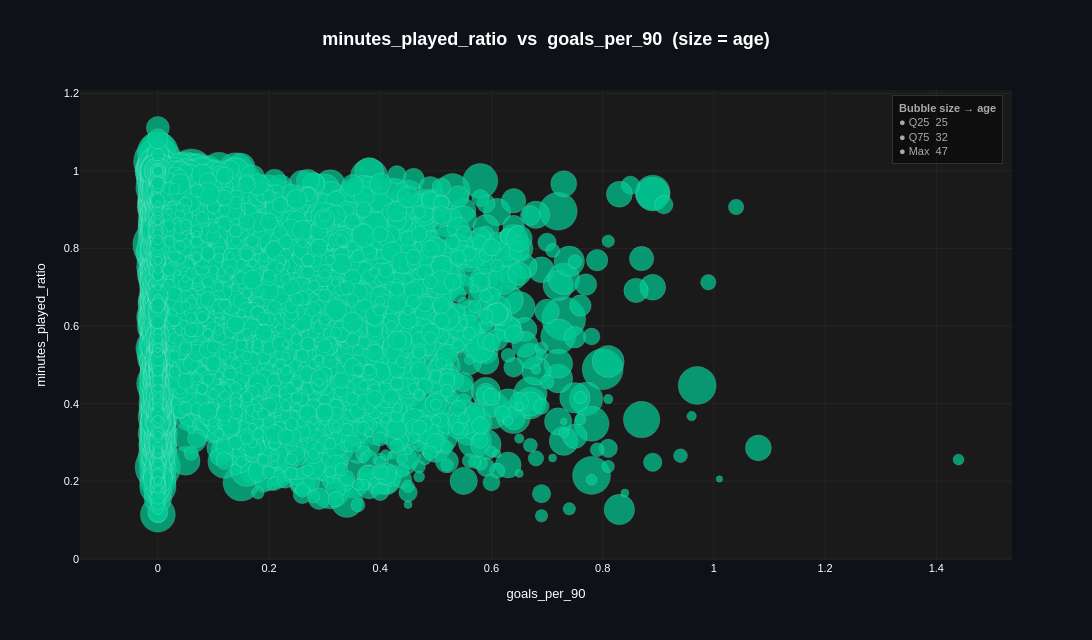

The cell this chart's notebook holds for it:
### Code cell
test_bubble = bubble_plot(df=test, x='goals_per_90', y='minutes_played_ratio', size='age')
test_bubble

### Figure 1 — Plotly figure (JSON) as saved in the notebook; plotly's stock layout.template omitted (floating-point values rounded to 4 significant figures; data arrays with more than 128 entries replaced by an {"elided": "..."} marker saying what was removed)
{"data": [{"customdata": {"elided": "9774 float values"}, "hovertemplate": "<b>goals_per_90</b>: %{x}<br><b>minutes_played_ratio</b>: %{y}<br><b>age</b>: %{customdata:.3g}<extra></extra>", "marker": {"color": "#00CC96", "line": {"color": "rgba(255,255,255,0.25)", "width": 0.8}, "opacity": 0.7, "size": {"elided": "9774 float values"}}, "mode": "markers", "name": "", "showlegend": false, "type": "scatter", "x": {"elided": "9774 float values"}, "y": {"elided": "9774 float values"}}], "layout": {"annotations": [{"align": "left", "bgcolor": "rgba(0,0,0,0.45)", "bordercolor": "rgba(255,255,255,0.12)", "borderpad": 6, "borderwidth": 1, "font": {"color": "#AAAAAA", "family": "Arial", "size": 11}, "showarrow": false, "text": "<b>Bubble size → age</b><br>● Q25  25<br>● Q75  32<br>● Max  47", "x": 0.99, "xanchor": "right", "xref": "paper", "y": 0.99, "yanchor": "top", "yref": "paper"}], "font": {"color": "white", "family": "Arial"}, "height": 640, "legend": {"bgcolor": "rgba(0,0,0,0.4)", "bordercolor": "rgba(255,255,255,0.12)", "borderwidth": 1, "font": {"color": "white", "size": 11}, "title": {"font": {"color": "white", "size": 12}, "text": ""}}, "margin": {"b": 80, "l": 80, "r": 80, "t": 90}, "paper_bgcolor": "#0e1117", "plot_bgcolor": "#1a1a1a", "title": {"font": {"color": "white", "family": "Arial", "size": 18}, "text": "<b>minutes_played_ratio  vs  goals_per_90  (size = age)</b>", "x": 0.5, "xanchor": "center"}, "width": 1400, "xaxis": {"gridcolor": "rgba(128,128,128,0.2)", "gridwidth": 0.5, "showgrid": true, "tickfont": {"size": 11}, "title": {"font": {"family": "Arial", "size": 13}, "text": "goals_per_90"}, "zeroline": false}, "yaxis": {"gridcolor": "rgba(128,128,128,0.2)", "gridwidth": 0.5, "showgrid": true, "tickfont": {"size": 11}, "title": {"font": {"family": "Arial", "size": 13}, "text": "minutes_played_ratio"}, "zeroline": false}}}
